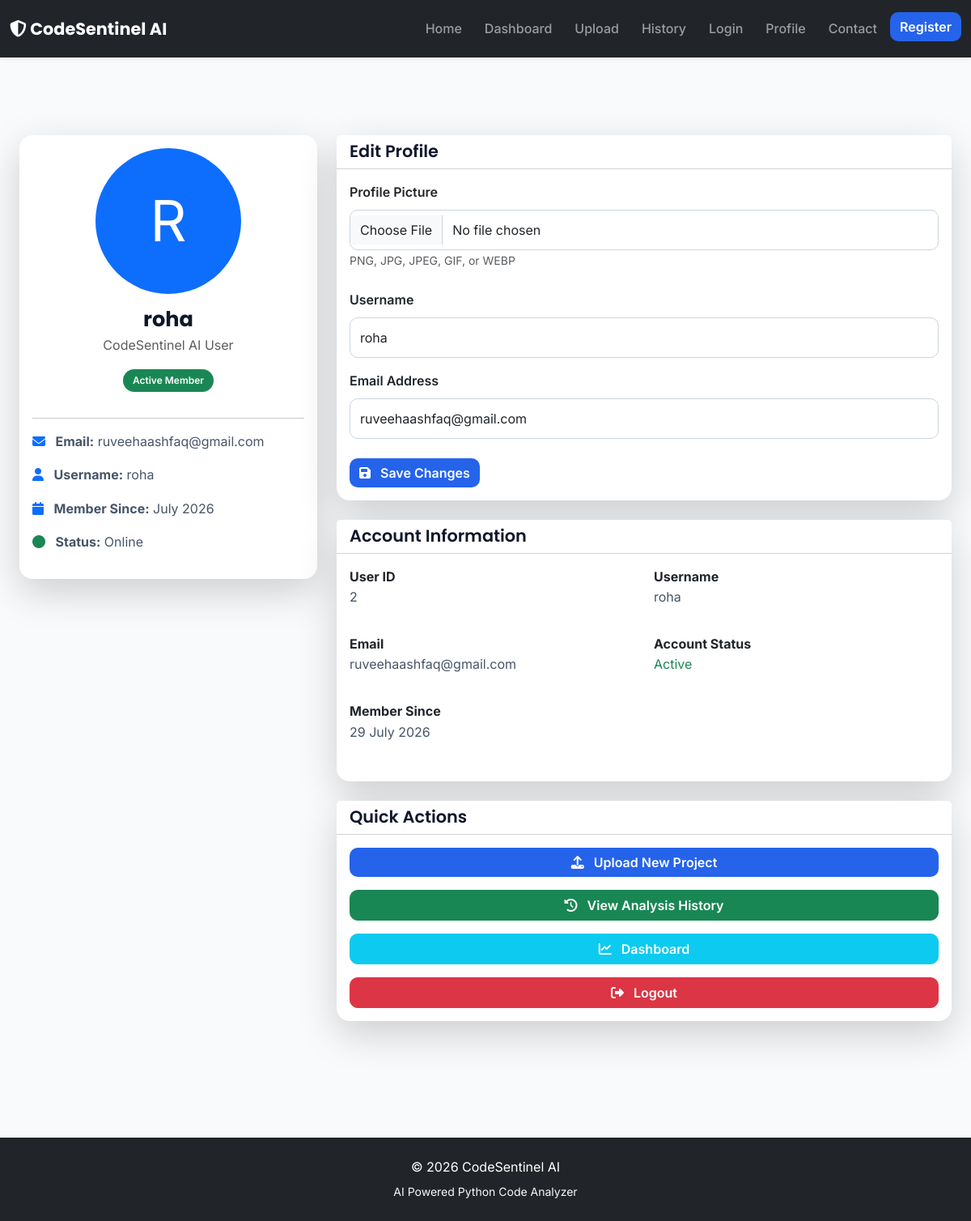
Screenshot of /profile (signed in) with the database file from the repository.
### models.py (models this page shows, shortened)
class User(UserMixin, db.Model):
    __tablename__ = "users"
    id = db.Column(
        db.Integer,
        primary_key=True
    )
    username = db.Column(
        db.String(80),
        unique=True,
        nullable=False
    )
    email = db.Column(
        db.String(120),
        unique=True,
        nullable=False
    )
    password_hash = db.Column(
        db.String(255),
        nullable=False
    )
    profile_picture = db.Column(
        db.String(255),
        nullable=True,
        default="default.png"
    )
    created_at = db.Column(
        db.DateTime,
        default=datetime.utcnow
    )
    analyses = db.relationship(
        "Analysis",
        backref="user",
        lazy=True,
        cascade="all, delete-orphan"
    )
    reviews = db.relationship(
    "Review",
    backref="user",
    lazy=True,
    cascade="all, delete-orphan"
    )

### analyzer/routes/main.py (the view, shortened to what this page needs)
@main.route(
    "/profile",
    methods=["GET", "POST"]
)
@login_required
def profile():
    return render_template(
        "profile.html"
    )

### app.py (called while the page is built)
@login_manager.user_loader
def load_user(user_id):
    return db.session.get(User, int(user_id))

### templates/profile.html (shortened to what this page needs)
{% extends "base.html" %}
{% block content %}
<section class="py-5">
    <div class="container">
        <div class="row g-4">
            <div class="col-lg-4">
                <div class="card shadow-lg border-0 rounded-4">
                    <div class="card-body text-center">
                        {% if current_user.profile_picture
                              and current_user.profile_picture != "default.png" %}
                            <img
                                src="{{ url_for(
                                    'main.profile_picture',
                                    filename=current_user.profile_picture
                                ) }}"
                                class="rounded-circle border border-4 border-primary mb-3"
                                width="180"
                                height="180"
                                style="object-fit: cover;"
                                alt="Profile Picture">
                        {% else %}
                            <div
                                class="rounded-circle bg-primary text-white
                                       d-flex align-items-center justify-content-center
                                       mx-auto mb-3"
                                style="
                                    width:180px;
                                    height:180px;
                                    font-size:70px;
                                ">
                                {{ current_user.username[0]|upper }}
                            </div>
                        {% endif %}
                        <h3 class="fw-bold mb-1">
                            {{ current_user.username }}
                        </h3>
                        <p class="text-muted">
                            CodeSentinel AI User
                        </p>
                        <span class="badge bg-success mb-3">
                            Active Member
                        </span>
                        <hr>
                        <div class="text-start">
                            <p>
                                <i class="fa-solid fa-envelope text-primary me-2"></i>
                                <strong>Email:</strong>
                                {{ current_user.email }}
                            </p>
                            <p>
                                <i class="fa-solid fa-user text-primary me-2"></i>
                                <strong>Username:</strong>
                                {{ current_user.username }}
                            </p>
                            <p>
                                <i class="fa-solid fa-calendar text-primary me-2"></i>
                                <strong>Member Since:</strong>
                                {{ current_user.created_at.strftime('%B %Y') }}
                            </p>
                            <p>
                                <i class="fa-solid fa-circle text-success me-2"></i>
                                <strong>Status:</strong>
                                Online
                            </p>
                        </div>
                    </div>
                </div>
            </div>
            <div class="col-lg-8">
                <div class="card shadow-lg border-0 rounded-4 mb-4">
                    <div class="card-header bg-white">
                        <h4 class="mb-0">
                            Edit Profile
                        </h4>
                    </div>
                    <div class="card-body">
                        <form
                            method="POST"
                            enctype="multipart/form-data">
                            <div class="mb-4">
                                <label class="form-label fw-semibold">
                                    Profile Picture
                                </label>
                                <input
                                    type="file"
                                    name="profile_picture"
                                    class="form-control"
                                    accept=".png,.jpg,.jpeg,.gif,.webp">
                                <small class="text-muted">
                                    PNG, JPG, JPEG, GIF, or WEBP
                                </small>
                            </div>
                            <div class="mb-3">
                                <label class="form-label fw-semibold">
                                    Username
                                </label>
                                <input
                                    type="text"
                                    name="username"
                                    class="form-control"
                                    value="{{ current_user.username }}"
                                    required>
                            </div>
                            <div class="mb-4">
                                <label class="form-label fw-semibold">
                                    Email Address
                                </label>
                                <input
                                    type="email"
                                    name="email"
                                    class="form-control"
                                    value="{{ current_user.email }}"
                                    required>
                            </div>
                            <button
                                type="submit"
                                class="btn btn-primary">
                                <i class="fa-solid fa-floppy-disk me-2"></i>
                                Save Changes
                            </button>
                        </form>
                    </div>
                </div>
                <div class="card shadow-lg border-0 rounded-4 mb-4">
                    <div class="card-header bg-white">
                        <h4 class="mb-0">
                            Account Information
                        </h4>
                    </div>
                    <div class="card-body">
                        <div class="row">
                            <div class="col-md-6 mb-3">
                                <strong>User ID</strong>
                                <p>
                                    {{ current_user.id }}
                                </p>
                            </div>
                            <div class="col-md-6 mb-3">
                                <strong>Username</strong>
                                <p>
                                    {{ current_user.username }}
                                </p>
                            </div>
                            <div class="col-md-6 mb-3">
                                <strong>Email</strong>
                                <p>
                                    {{ current_user.email }}
                                </p>
                            </div>
                            <div class="col-md-6 mb-3">
                                <strong>Account Status</strong>
                                <p class="text-success">
                                    Active
                                </p>
                            </div>
                            <div class="col-md-6 mb-3">
                                <strong>Member Since</strong>
                                <p>
                                    {{ current_user.created_at.strftime('%d %B %Y') }}
                                </p>
                            </div>
                        </div>
                    </div>
                </div>
                <div class="card shadow-lg border-0 rounded-4">
                    <div class="card-header bg-white">
                        <h4 class="mb-0">
                            Quick Actions
                        </h4>
                    </div>
                    <div class="card-body">
                        <div class="d-grid gap-3">
                            <a
                                href="{{ url_for('main.upload') }}"
                                class="btn btn-primary">
                                <i class="fa-solid fa-upload me-2"></i>
                                Upload New Project
                            </a>
                            <a
                                href="{{ url_for('main.history') }}"
                                class="btn btn-success">
                                <i class="fa-solid fa-clock-rotate-left me-2"></i>
                                View Analysis History
                            </a>
                            <a
                                href="{{ url_for('main.dashboard') }}"
                                class="btn btn-info text-white">
                                <i class="fa-solid fa-chart-line me-2"></i>
                                Dashboard
                            </a>
                            <a
                                href="{{ url_for('main.logout') }}"
                                class="btn btn-danger">
                                <i class="fa-solid fa-right-from-bracket me-2"></i>
                                Logout
                            </a>
                        </div>
                    </div>
                </div>
            </div>
        </div>
    </div>
</section>
{% endblock %}

### static/css/style.css (style rules this page uses)
:root { --primary:#2563EB; --primary-dark:#1D4ED8; --secondary:#1E293B; --success:#22C55E; --danger:#EF4444; --warning:#F59E0B; --info:#0EA5E9; --white:#FFFFFF; --background:#F8FAFC; --gray-100:#F1F5F9; --gray-200:#E2E8F0; --gray-300:#CBD5E1; --gray-400:#94A3B8; --gray-500:#64748B; --gray-600:#475569; --gray-700:#334155; --gray-800:#1E293B; --gray-900:#0F172A; --radius:12px; --transition:0.3s ease; --shadow-sm:0 2px 8px rgba(0,0,0,.05); --shadow-md:0 6px 18px rgba(0,0,0,.08); --shadow-lg:0 10px 28px rgba(0,0,0,.12); }
* { margin:0; padding:0; box-sizing:border-box; }
body { font-family:'Inter',sans-serif; background:var(--background); color:var(--gray-800); line-height:1.6; min-height:100vh; }
h1, h2, h3, h4, h5, h6 { font-family:'Poppins',sans-serif; font-weight:600; color:var(--gray-900); }
h3 { font-size:1.6rem; }
h4 { font-size:1.3rem; }
p { color:var(--gray-600); }
a { text-decoration:none; transition:var(--transition); }
.container { max-width:1200px; }
.btn { border-radius:10px; transition:var(--transition); font-weight:600; }
.btn-primary { background:var(--primary); border:none; }
.card { border:none; border-radius:var(--radius); box-shadow:var(--shadow-sm); transition:var(--transition); }
.form-control { border-radius:10px; padding:12px; border:1px solid var(--gray-300); }
.form-label { font-weight:600; }
.badge { padding:8px 12px; border-radius:20px; font-weight:600; }
.bg-white { background:var(--white); }

### rows the page displays
User: username "R", username "roha", email "ruveehaashfaq@gmail.com", created_at "July 2026", id "2", created_at "29 July 2026"
